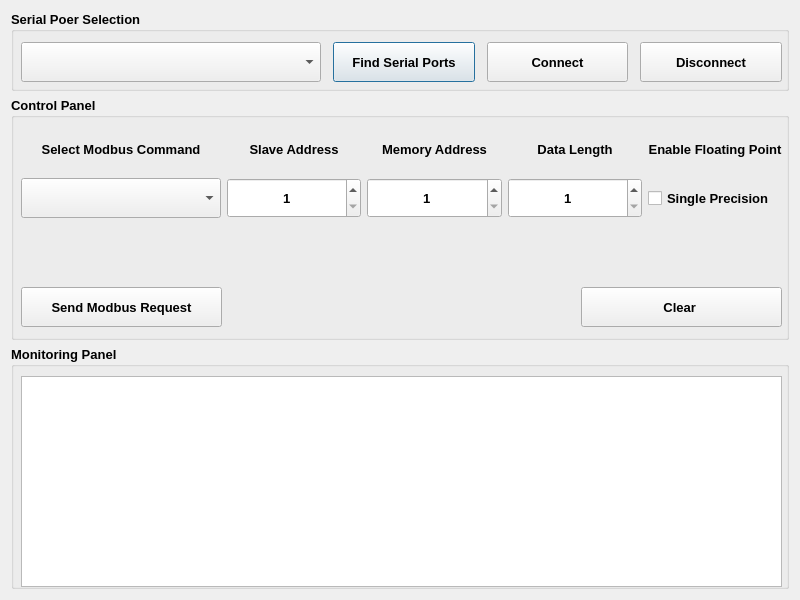
<?xml version="1.0" encoding="UTF-8"?>
<ui version="4.0">
 <class>Dialog</class>
 <widget class="QDialog" name="Dialog">
  <property name="geometry">
   <rect>
    <x>0</x>
    <y>0</y>
    <width>800</width>
    <height>600</height>
   </rect>
  </property>
  <property name="minimumSize">
   <size>
    <width>800</width>
    <height>600</height>
   </size>
  </property>
  <property name="maximumSize">
   <size>
    <width>800</width>
    <height>600</height>
   </size>
  </property>
  <property name="windowTitle">
   <string>Modbus Master RTU </string>
  </property>
  <property name="windowIcon">
   <iconset>
    <normaloff>../../../../Dev14010704/qtconsole14010802/images/spicon.png</normaloff>../../../../Dev14010704/qtconsole14010802/images/spicon.png</iconset>
  </property>
  <layout class="QVBoxLayout" name="verticalLayout_6">
   <item>
    <widget class="QGroupBox" name="groupBox">
     <property name="maximumSize">
      <size>
       <width>5000</width>
       <height>80</height>
      </size>
     </property>
     <property name="font">
      <font>
       <pointsize>10</pointsize>
       <bold>true</bold>
      </font>
     </property>
     <property name="title">
      <string>Serial Poer Selection</string>
     </property>
     <widget class="QWidget" name="layoutWidget">
      <property name="geometry">
       <rect>
        <x>10</x>
        <y>30</y>
        <width>761</width>
        <height>42</height>
       </rect>
      </property>
      <layout class="QHBoxLayout" name="horizontalLayout">
       <property name="spacing">
        <number>12</number>
       </property>
       <item>
        <widget class="QComboBox" name="cbx_spx">
         <property name="minimumSize">
          <size>
           <width>300</width>
           <height>40</height>
          </size>
         </property>
         <property name="maximumSize">
          <size>
           <width>200</width>
           <height>16777215</height>
          </size>
         </property>
        </widget>
       </item>
       <item>
        <widget class="QPushButton" name="pushButton">
         <property name="minimumSize">
          <size>
           <width>0</width>
           <height>40</height>
          </size>
         </property>
         <property name="text">
          <string>Find Serial Ports</string>
         </property>
        </widget>
       </item>
       <item>
        <widget class="QPushButton" name="btn_connect">
         <property name="minimumSize">
          <size>
           <width>0</width>
           <height>40</height>
          </size>
         </property>
         <property name="text">
          <string>Connect</string>
         </property>
        </widget>
       </item>
       <item>
        <widget class="QPushButton" name="btn_disconnect">
         <property name="minimumSize">
          <size>
           <width>0</width>
           <height>40</height>
          </size>
         </property>
         <property name="text">
          <string>Disconnect</string>
         </property>
        </widget>
       </item>
      </layout>
     </widget>
    </widget>
   </item>
   <item>
    <widget class="QGroupBox" name="groupBox_2">
     <property name="font">
      <font>
       <pointsize>10</pointsize>
       <bold>true</bold>
      </font>
     </property>
     <property name="title">
      <string>Control Panel</string>
     </property>
     <widget class="QPushButton" name="btn_send_test">
      <property name="geometry">
       <rect>
        <x>10</x>
        <y>190</y>
        <width>201</width>
        <height>40</height>
       </rect>
      </property>
      <property name="minimumSize">
       <size>
        <width>0</width>
        <height>40</height>
       </size>
      </property>
      <property name="text">
       <string>Send Modbus Request</string>
      </property>
     </widget>
     <widget class="QWidget" name="layoutWidget_2">
      <property name="geometry">
       <rect>
        <x>10</x>
        <y>30</y>
        <width>761</width>
        <height>91</height>
       </rect>
      </property>
      <layout class="QHBoxLayout" name="horizontalLayout_2">
       <item>
        <layout class="QVBoxLayout" name="verticalLayout">
         <item>
          <widget class="QLabel" name="label">
           <property name="text">
            <string>Select Modbus Command</string>
           </property>
           <property name="alignment">
            <set>Qt::AlignCenter</set>
           </property>
          </widget>
         </item>
         <item>
          <widget class="QComboBox" name="cbx_modbus_fcn">
           <property name="minimumSize">
            <size>
             <width>200</width>
             <height>40</height>
            </size>
           </property>
          </widget>
         </item>
        </layout>
       </item>
       <item>
        <layout class="QVBoxLayout" name="verticalLayout_2">
         <item>
          <widget class="QLabel" name="label_2">
           <property name="text">
            <string>Slave Address</string>
           </property>
           <property name="alignment">
            <set>Qt::AlignCenter</set>
           </property>
          </widget>
         </item>
         <item>
          <widget class="QSpinBox" name="nud_slv_add">
           <property name="minimumSize">
            <size>
             <width>100</width>
             <height>40</height>
            </size>
           </property>
           <property name="alignment">
            <set>Qt::AlignCenter</set>
           </property>
           <property name="readOnly">
            <bool>false</bool>
           </property>
           <property name="minimum">
            <number>1</number>
           </property>
           <property name="maximum">
            <number>255</number>
           </property>
          </widget>
         </item>
        </layout>
       </item>
       <item>
        <layout class="QVBoxLayout" name="verticalLayout_3">
         <item>
          <widget class="QLabel" name="label_3">
           <property name="text">
            <string>Memory Address</string>
           </property>
           <property name="alignment">
            <set>Qt::AlignCenter</set>
           </property>
          </widget>
         </item>
         <item>
          <widget class="QSpinBox" name="nud_mem_add">
           <property name="minimumSize">
            <size>
             <width>100</width>
             <height>40</height>
            </size>
           </property>
           <property name="alignment">
            <set>Qt::AlignCenter</set>
           </property>
           <property name="readOnly">
            <bool>false</bool>
           </property>
           <property name="minimum">
            <number>1</number>
           </property>
           <property name="maximum">
            <number>10000</number>
           </property>
          </widget>
         </item>
        </layout>
       </item>
       <item>
        <layout class="QVBoxLayout" name="verticalLayout_4">
         <item>
          <widget class="QLabel" name="label_4">
           <property name="text">
            <string>Data Length</string>
           </property>
           <property name="alignment">
            <set>Qt::AlignCenter</set>
           </property>
          </widget>
         </item>
         <item>
          <widget class="QSpinBox" name="nud_data_len">
           <property name="minimumSize">
            <size>
             <width>100</width>
             <height>40</height>
            </size>
           </property>
           <property name="alignment">
            <set>Qt::AlignCenter</set>
           </property>
           <property name="readOnly">
            <bool>false</bool>
           </property>
           <property name="minimum">
            <number>1</number>
           </property>
           <property name="maximum">
            <number>255</number>
           </property>
           <property name="value">
            <number>1</number>
           </property>
          </widget>
         </item>
        </layout>
       </item>
       <item>
        <layout class="QVBoxLayout" name="verticalLayout_5">
         <item>
          <widget class="QLabel" name="label_5">
           <property name="text">
            <string>Enable Floating Point</string>
           </property>
           <property name="alignment">
            <set>Qt::AlignCenter</set>
           </property>
          </widget>
         </item>
         <item>
          <widget class="QCheckBox" name="checkBox">
           <property name="minimumSize">
            <size>
             <width>100</width>
             <height>40</height>
            </size>
           </property>
           <property name="text">
            <string>Single Precision</string>
           </property>
          </widget>
         </item>
        </layout>
       </item>
      </layout>
     </widget>
     <widget class="QPushButton" name="btn_clear_txt">
      <property name="geometry">
       <rect>
        <x>570</x>
        <y>190</y>
        <width>201</width>
        <height>40</height>
       </rect>
      </property>
      <property name="minimumSize">
       <size>
        <width>0</width>
        <height>40</height>
       </size>
      </property>
      <property name="text">
       <string>Clear </string>
      </property>
     </widget>
    </widget>
   </item>
   <item>
    <widget class="QGroupBox" name="groupBox_3">
     <property name="font">
      <font>
       <pointsize>10</pointsize>
       <bold>true</bold>
      </font>
     </property>
     <property name="title">
      <string>Monitoring Panel</string>
     </property>
     <widget class="QTextEdit" name="txt_sts">
      <property name="geometry">
       <rect>
        <x>10</x>
        <y>30</y>
        <width>761</width>
        <height>211</height>
       </rect>
      </property>
      <property name="palette">
       <palette>
        <active>
         <colorrole role="Button">
          <brush brushstyle="SolidPattern">
           <color alpha="255">
            <red>255</red>
            <green>255</green>
            <blue>255</blue>
           </color>
          </brush>
         </colorrole>
         <colorrole role="Midlight">
          <brush brushstyle="SolidPattern">
           <color alpha="255">
            <red>255</red>
            <green>255</green>
            <blue>255</blue>
           </color>
          </brush>
         </colorrole>
         <colorrole role="Dark">
          <brush brushstyle="SolidPattern">
           <color alpha="255">
            <red>127</red>
            <green>127</green>
            <blue>127</blue>
           </color>
          </brush>
         </colorrole>
         <colorrole role="Mid">
          <brush brushstyle="SolidPattern">
           <color alpha="255">
            <red>170</red>
            <green>170</green>
            <blue>170</blue>
           </color>
          </brush>
         </colorrole>
         <colorrole role="Base">
          <brush brushstyle="SolidPattern">
           <color alpha="255">
            <red>0</red>
            <green>0</green>
            <blue>0</blue>
           </color>
          </brush>
         </colorrole>
         <colorrole role="Window">
          <brush brushstyle="SolidPattern">
           <color alpha="255">
            <red>255</red>
            <green>255</green>
            <blue>255</blue>
           </color>
          </brush>
         </colorrole>
         <colorrole role="Shadow">
          <brush brushstyle="SolidPattern">
           <color alpha="255">
            <red>0</red>
            <green>0</green>
            <blue>0</blue>
           </color>
          </brush>
         </colorrole>
         <colorrole role="AlternateBase">
          <brush brushstyle="SolidPattern">
           <color alpha="255">
            <red>0</red>
            <green>0</green>
            <blue>0</blue>
           </color>
          </brush>
         </colorrole>
        </active>
        <inactive>
         <colorrole role="Button">
          <brush brushstyle="SolidPattern">
           <color alpha="255">
            <red>240</red>
            <green>240</green>
            <blue>240</blue>
           </color>
          </brush>
         </colorrole>
         <colorrole role="Midlight">
          <brush brushstyle="SolidPattern">
           <color alpha="255">
            <red>227</red>
            <green>227</green>
            <blue>227</blue>
           </color>
          </brush>
         </colorrole>
         <colorrole role="Dark">
          <brush brushstyle="SolidPattern">
           <color alpha="255">
            <red>160</red>
            <green>160</green>
            <blue>160</blue>
           </color>
          </brush>
         </colorrole>
         <colorrole role="Mid">
          <brush brushstyle="SolidPattern">
           <color alpha="255">
            <red>160</red>
            <green>160</green>
            <blue>160</blue>
           </color>
          </brush>
         </colorrole>
         <colorrole role="Base">
          <brush brushstyle="SolidPattern">
           <color alpha="255">
            <red>255</red>
            <green>255</green>
            <blue>255</blue>
           </color>
          </brush>
         </colorrole>
         <colorrole role="Window">
          <brush brushstyle="SolidPattern">
           <color alpha="255">
            <red>240</red>
            <green>240</green>
            <blue>240</blue>
           </color>
          </brush>
         </colorrole>
         <colorrole role="Shadow">
          <brush brushstyle="SolidPattern">
           <color alpha="255">
            <red>105</red>
            <green>105</green>
            <blue>105</blue>
           </color>
          </brush>
         </colorrole>
         <colorrole role="AlternateBase">
          <brush brushstyle="SolidPattern">
           <color alpha="255">
            <red>233</red>
            <green>231</green>
            <blue>227</blue>
           </color>
          </brush>
         </colorrole>
        </inactive>
        <disabled>
         <colorrole role="Button">
          <brush brushstyle="SolidPattern">
           <color alpha="255">
            <red>255</red>
            <green>255</green>
            <blue>255</blue>
           </color>
          </brush>
         </colorrole>
         <colorrole role="Midlight">
          <brush brushstyle="SolidPattern">
           <color alpha="255">
            <red>255</red>
            <green>255</green>
            <blue>255</blue>
           </color>
          </brush>
         </colorrole>
         <colorrole role="Dark">
          <brush brushstyle="SolidPattern">
           <color alpha="255">
            <red>127</red>
            <green>127</green>
            <blue>127</blue>
           </color>
          </brush>
         </colorrole>
         <colorrole role="Mid">
          <brush brushstyle="SolidPattern">
           <color alpha="255">
            <red>170</red>
            <green>170</green>
            <blue>170</blue>
           </color>
          </brush>
         </colorrole>
         <colorrole role="Base">
          <brush brushstyle="SolidPattern">
           <color alpha="255">
            <red>255</red>
            <green>255</green>
            <blue>255</blue>
           </color>
          </brush>
         </colorrole>
         <colorrole role="Window">
          <brush brushstyle="SolidPattern">
           <color alpha="255">
            <red>255</red>
            <green>255</green>
            <blue>255</blue>
           </color>
          </brush>
         </colorrole>
         <colorrole role="Shadow">
          <brush brushstyle="SolidPattern">
           <color alpha="255">
            <red>0</red>
            <green>0</green>
            <blue>0</blue>
           </color>
          </brush>
         </colorrole>
         <colorrole role="AlternateBase">
          <brush brushstyle="SolidPattern">
           <color alpha="255">
            <red>247</red>
            <green>247</green>
            <blue>247</blue>
           </color>
          </brush>
         </colorrole>
        </disabled>
       </palette>
      </property>
     </widget>
    </widget>
   </item>
  </layout>
 </widget>
 <resources/>
 <connections/>
</ui>
